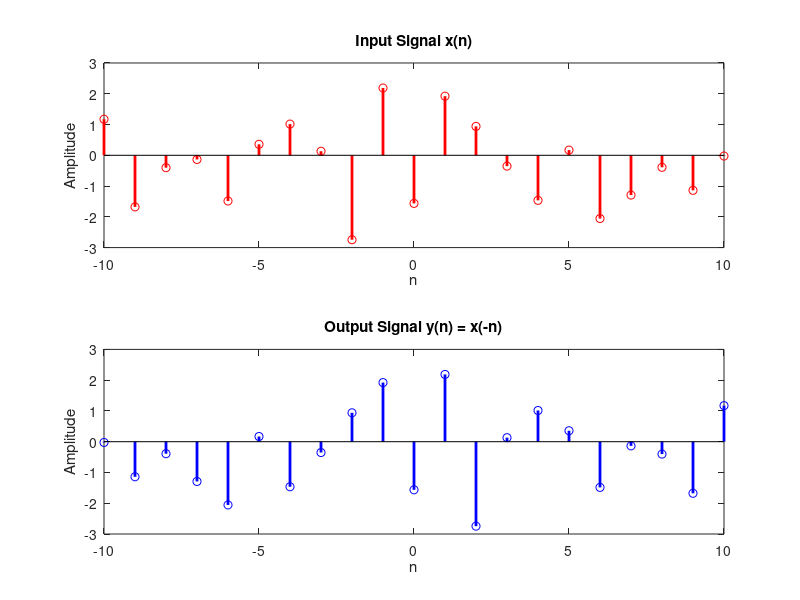

Write the MATLAB code that produced this figure.

n = -10:10;  % Assuming a range of values for n
x = randn(size(n));  % Example input signal, you can replace it with any signal

% System operation
y = x(end:-1:1);

% Plotting
subplot(2,1,1);
stem(n, x, 'r', 'LineWidth', 2);
title('Input Signal x(n)');
xlabel('n');
ylabel('Amplitude');

subplot(2,1,2);
stem(n, y, 'b', 'LineWidth', 2);
title('Output Signal y(n) = x(-n)');
xlabel('n');
ylabel('Amplitude');

